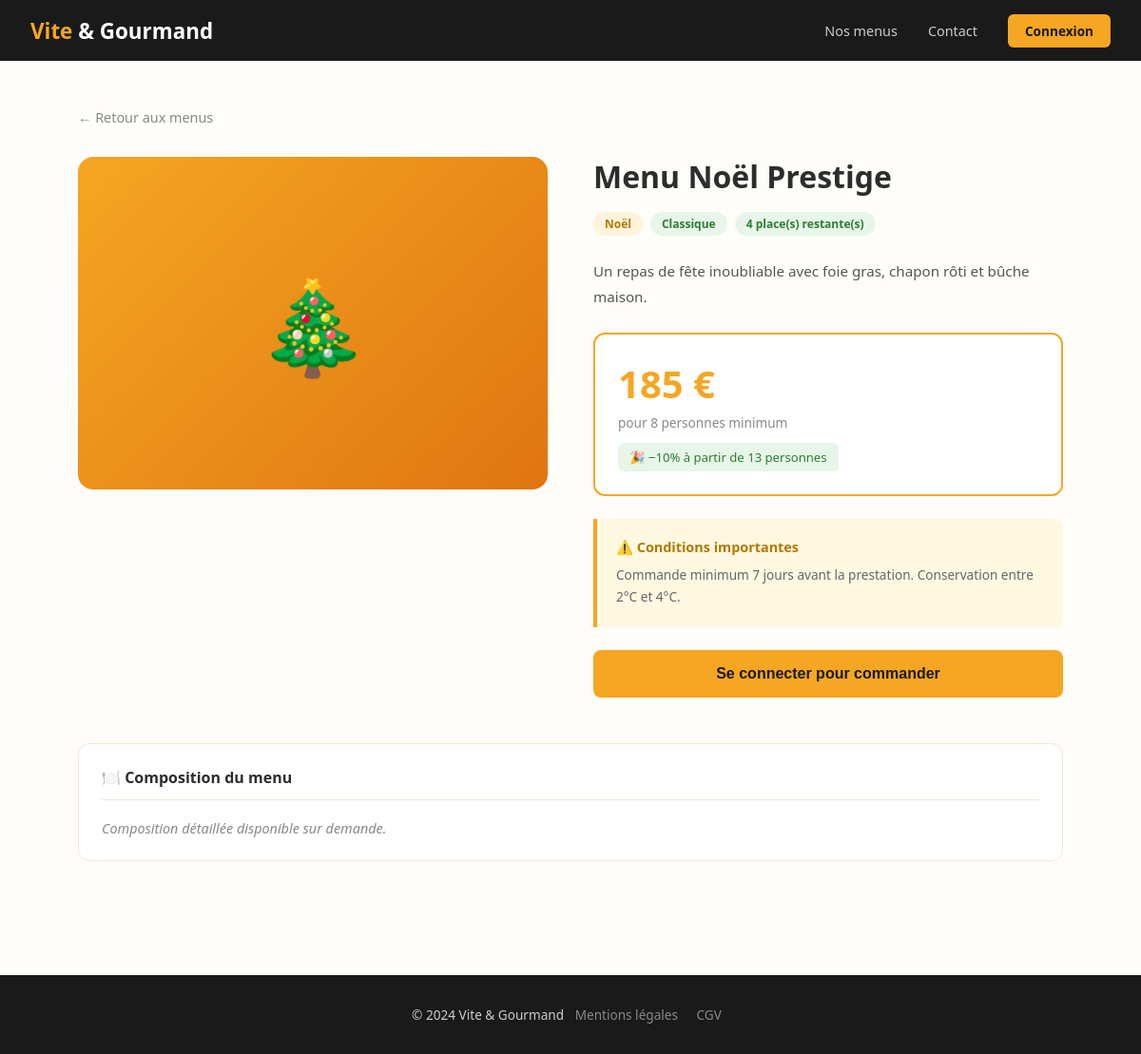
Page /detail-menu.php on the committed database.
### tables this page shows
CREATE TABLE `menu` (
  `menu_id` int(11) NOT NULL,
  `titre` varchar(100) DEFAULT NULL,
  `description` text DEFAULT NULL,
  `prix` double DEFAULT NULL,
  `nb_personne_minimum` int(11) DEFAULT NULL,
  `quantite_restante` int(11) DEFAULT NULL,
  `theme_id` int(11) DEFAULT NULL,
  `regime_id` int(11) DEFAULT NULL,
  `conditions` text DEFAULT NULL
);

CREATE TABLE `theme` (
  `theme_id` int(11) NOT NULL,
  `libelle` varchar(50) DEFAULT NULL
);

CREATE TABLE `regime` (
  `regime_id` int(11) NOT NULL,
  `libelle` varchar(50) DEFAULT NULL
);

### detail-menu.php (the view, shortened to what this page needs)
<?php
require_once 'config.php';
$id = isset($_GET['id']) ? (int)$_GET['id'] : 1;
$stmt = $pdo->prepare("SELECT m.*, t.libelle as theme, r.libelle as regime
                        FROM menu m
                        JOIN theme t ON m.theme_id = t.theme_id
                        JOIN regime r ON m.regime_id = r.regime_id
                        WHERE m.menu_id = ?");
$stmt->execute([$id]);
$menu = $stmt->fetch();
$stmt2 = $pdo->prepare("SELECT p.*, GROUP_CONCAT(a.libelle SEPARATOR ', ') as allergenes
                         FROM plat p
                         LEFT JOIN plat_allergene pa ON p.plat_id = pa.plat_id
                         LEFT JOIN allergene a ON pa.allergene_id = a.allergene_id
                         WHERE p.plat_id IN (SELECT plat_id FROM menu_plat WHERE menu_id = ?)
                         GROUP BY p.plat_id");
$stmt2->execute([$id]);
$plats = $stmt2->fetchAll();
$emojis = [1=>'🎄',2=>'🐣',3=>'💍',4=>'🥗',5=>'🌱',6=>'🏢'];
$emoji = $emojis[$menu['menu_id']] ?? '🍽️';
?>
<!DOCTYPE html>
<html lang="fr">
<head>
</head>
<body>
<nav>
  <a href="index.html" class="logo">Vite <span>& Gourmand</span></a>
  <div class="nav-links">
    <a href="menus.php">Nos menus</a>
    <a href="contact.html">Contact</a>
    <?php if(isset($_SESSION['user_id'])): ?>
      <a href="logout.php" class="btn-login">Déconnexion</a>
    <?php else: ?>
      <a href="login.php" class="btn-login">Connexion</a>
    <?php endif; ?>
  </div>
</nav>
<div class="container">
  <a href="menus.php" class="back">← Retour aux menus</a>
  <div class="detail-grid">
    <div class="detail-img"><?= $emoji ?></div>
    <div class="detail-info">
      <h1><?= htmlspecialchars($menu['titre']) ?></h1>
      <div class="badges">
        <span class="badge badge-theme"><?= htmlspecialchars($menu['theme']) ?></span>
        <span class="badge badge-regime"><?= htmlspecialchars($menu['regime']) ?></span>
        <span class="badge badge-stock <?= $menu['quantite_restante']==0?'complet':'' ?>">
          <?= $menu['quantite_restante']>0 ? $menu['quantite_restante'].' place(s) restante(s)' : 'Complet' ?>
        </span>
      </div>
      <p class="desc"><?= htmlspecialchars($menu['description']) ?></p>
      <div class="price-box">
        <div class="price"><?= $menu['prix'] ?> €</div>
        <div class="price-detail">pour <?= $menu['nb_personne_minimum'] ?> personnes minimum</div>
        <div class="reduction">🎉 −10% à partir de <?= $menu['nb_personne_minimum']+5 ?> personnes</div>
      </div>
      <div class="conditions">
        <h4>⚠️ Conditions importantes</h4>
        <p><?= htmlspecialchars($menu['conditions']) ?></p>
      </div>
      <?php if($menu['quantite_restante'] > 0): ?>
        <?php if(isset($_SESSION['user_id'])): ?>
          <button class="btn-commander" onclick="window.location.href='commande.php?id=<?= $menu['menu_id'] ?>'">Commander ce menu</button>
        <?php else: ?>
          <button class="btn-commander" onclick="window.location.href='login.php?redirect=commande.php?id=<?= $menu['menu_id'] ?>'">Se connecter pour commander</button>
        <?php endif; ?>
      <?php else: ?>
        <button class="btn-commander disabled" disabled>Menu indisponible</button>
      <?php endif; ?>
    </div>
  </div>
  <div class="section-card">
    <h3>🍽️ Composition du menu</h3>
    <?php if(count($plats) > 0): ?>
      <?php foreach($plats as $plat): ?>
        <div class="plat-item">
          <div class="plat-type"><?= htmlspecialchars($plat['type_plat']) ?></div>
          <div class="plat-nom"><?= htmlspecialchars($plat['titre']) ?></div>
          <?php if($plat['allergenes']): ?>
            <span class="plat-allergenes">⚠️ Allergènes : <?= htmlspecialchars($plat['allergenes']) ?></span>
          <?php else: ?>
            <span class="plat-allergenes none">✓ Sans allergènes majeurs</span>
          <?php endif; ?>
        </div>
      <?php endforeach; ?>
    <?php else: ?>
      <p class="no-plats">Composition détaillée disponible sur demande.</p>
    <?php endif; ?>
  </div>
</div>
<footer>
  <span>© 2024 Vite & Gourmand</span>
  <a href="mentions-legales.html">Mentions légales</a>
  <a href="cgv.html">CGV</a>
</footer>
</body>
</html>

### detail-menu.php (style rules this page uses)
* { margin:0;padding:0;box-sizing:border-box }
body { font-family:'Segoe UI',sans-serif;color:#2d2d2d;background:#fffdf9 }
a { text-decoration:none;color:inherit }
nav { background:#1a1a1a;padding:0 2rem;display:flex;align-items:center;justify-content:space-between;height:64px;position:sticky;top:0;z-index:100 }
.logo { color:#f5a623;font-size:1.4rem;font-weight:700 }
.logo span { color:#fff }
.nav-links { display:flex;gap:2rem;align-items:center }
.nav-links a { color:#ccc;font-size:.9rem;transition:color .2s }
.btn-login { background:#f5a623;color:#1a1a1a!important;padding:8px 18px;border-radius:6px;font-weight:600;font-size:.85rem!important }
.container { max-width:1100px;margin:0 auto;padding:3rem 2rem }
.back { display:inline-flex;align-items:center;gap:.5rem;color:#888;font-size:.9rem;margin-bottom:2rem;transition:color .2s }
.detail-grid { display:grid;grid-template-columns:1fr 1fr;gap:3rem;margin-bottom:3rem }
.detail-img { background:linear-gradient(135deg,#f5a623,#e07510);border-radius:16px;height:350px;display:flex;align-items:center;justify-content:center;font-size:6rem }
.detail-info h1 { font-size:2rem;font-weight:800;margin-bottom:1rem;line-height:1.3 }
.badges { display:flex;gap:.5rem;flex-wrap:wrap;margin-bottom:1.5rem }
.badge { font-size:.75rem;padding:4px 12px;border-radius:99px;font-weight:600 }
.badge-theme { background:#fff3dc;color:#b07a00 }
.badge-regime { background:#e8f5e9;color:#2e7d32 }
.badge-stock { background:#e8f5e9;color:#2e7d32 }
.desc { color:#555;line-height:1.8;margin-bottom:1.5rem;font-size:.95rem }
.price-box { background:#fff;border:2px solid #f5a623;border-radius:12px;padding:1.5rem;margin-bottom:1.5rem }
.price-box .price { font-size:2.5rem;font-weight:800;color:#f5a623 }
.price-box .price-detail { font-size:.85rem;color:#888;margin-top:.25rem }
.price-box .reduction { font-size:.82rem;color:#2e7d32;background:#e8f5e9;padding:6px 12px;border-radius:6px;margin-top:.75rem;display:inline-block }
.conditions { background:#fff8e1;border-left:4px solid #f5a623;border-radius:0 8px 8px 0;padding:1.25rem;margin-bottom:1.5rem }
.conditions h4 { font-size:.9rem;font-weight:700;color:#b07a00;margin-bottom:.5rem }
.conditions p { font-size:.85rem;color:#666;line-height:1.7 }
.btn-commander { width:100%;padding:16px;background:#f5a623;color:#1a1a1a;border:none;border-radius:8px;font-size:1rem;font-weight:700;cursor:pointer;transition:background .2s }
.section-card { background:#fff;border:1px solid #f0e8d8;border-radius:12px;padding:1.5rem;margin-bottom:1.5rem }
.section-card h3 { font-size:1rem;font-weight:700;margin-bottom:1.25rem;padding-bottom:.75rem;border-bottom:1px solid #f0e8d8 }
.no-plats { color:#888;font-size:.9rem;font-style:italic }
footer { background:#1a1a1a;color:#ccc;padding:2rem;text-align:center;font-size:.85rem;margin-top:3rem }
footer a { color:#888;margin:0 .5rem }

### rows in the picture
menu: menu_id "🎄", titre "Menu Noël Prestige", theme.libelle "Noël", regime.libelle "Classique", quantite_restante "4", description "Un repas de fête inoubliable avec foie gras, chapon rôti et bûche maison.", prix "185", nb_personne_minimum "8", $menu['nb_personne_minimum']+5 "13", conditions "Commande minimum 7 jours avant la prestation. Conservation entre 2°C et 4°C."
